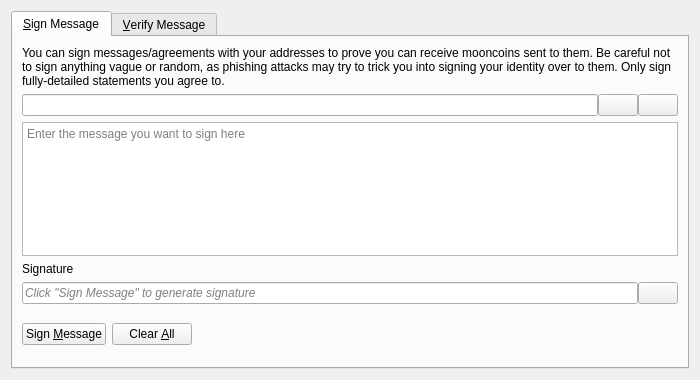
<?xml version="1.0" encoding="UTF-8"?>
<ui version="4.0">
 <class>SignVerifyMessageDialog</class>
 <widget class="QDialog" name="SignVerifyMessageDialog">
  <property name="geometry">
   <rect>
    <x>0</x>
    <y>0</y>
    <width>700</width>
    <height>380</height>
   </rect>
  </property>
  <property name="windowTitle">
   <string>Signatures - Sign / Verify a Message</string>
  </property>
  <property name="modal">
   <bool>true</bool>
  </property>
  <layout class="QVBoxLayout" name="verticalLayout">
   <item>
    <widget class="QTabWidget" name="tabWidget">
     <property name="currentIndex">
      <number>0</number>
     </property>
     <widget class="QWidget" name="tabSignMessage">
      <attribute name="title">
       <string>&amp;Sign Message</string>
      </attribute>
      <layout class="QVBoxLayout" name="verticalLayout_SM">
       <item>
        <widget class="QLabel" name="infoLabel_SM">
         <property name="text">
          <string>You can sign messages/agreements with your addresses to prove you can receive mooncoins sent to them. Be careful not to sign anything vague or random, as phishing attacks may try to trick you into signing your identity over to them. Only sign fully-detailed statements you agree to.</string>
         </property>
         <property name="textFormat">
          <enum>Qt::PlainText</enum>
         </property>
         <property name="wordWrap">
          <bool>true</bool>
         </property>
        </widget>
       </item>
       <item>
        <layout class="QHBoxLayout" name="horizontalLayout_1_SM">
         <property name="spacing">
          <number>0</number>
         </property>
         <item>
          <widget class="QValidatedLineEdit" name="addressIn_SM">
           <property name="toolTip">
            <string>The Mooncoin address to sign the message with</string>
           </property>
          </widget>
         </item>
         <item>
          <widget class="QPushButton" name="addressBookButton_SM">
           <property name="toolTip">
            <string>Choose previously used address</string>
           </property>
           <property name="text">
            <string/>
           </property>
           <property name="icon">
            <iconset resource="../bitcoin.qrc">
             <normaloff>:/icons/address-book</normaloff>:/icons/address-book</iconset>
           </property>
           <property name="shortcut">
            <string>Alt+A</string>
           </property>
           <property name="autoDefault">
            <bool>false</bool>
           </property>
          </widget>
         </item>
         <item>
          <widget class="QPushButton" name="pasteButton_SM">
           <property name="toolTip">
            <string>Paste address from clipboard</string>
           </property>
           <property name="text">
            <string/>
           </property>
           <property name="icon">
            <iconset resource="../bitcoin.qrc">
             <normaloff>:/icons/editpaste</normaloff>:/icons/editpaste</iconset>
           </property>
           <property name="shortcut">
            <string>Alt+P</string>
           </property>
           <property name="autoDefault">
            <bool>false</bool>
           </property>
          </widget>
         </item>
        </layout>
       </item>
       <item>
        <widget class="QPlainTextEdit" name="messageIn_SM">
         <property name="toolTip">
          <string>Enter the message you want to sign here</string>
         </property>
         <property name="placeholderText">
          <string>Enter the message you want to sign here</string>
         </property>
        </widget>
       </item>
       <item>
        <widget class="QLabel" name="signatureLabel_SM">
         <property name="text">
          <string>Signature</string>
         </property>
         <property name="textFormat">
          <enum>Qt::PlainText</enum>
         </property>
        </widget>
       </item>
       <item>
        <layout class="QHBoxLayout" name="horizontalLayout_2_SM">
         <property name="spacing">
          <number>0</number>
         </property>
         <item>
          <widget class="QLineEdit" name="signatureOut_SM">
           <property name="placeholderText">
            <string>Click "Sign Message" to generate signature</string>
           </property>
           <property name="font">
            <font>
             <italic>true</italic>
            </font>
           </property>
           <property name="readOnly">
            <bool>true</bool>
           </property>
          </widget>
         </item>
         <item>
          <widget class="QPushButton" name="copySignatureButton_SM">
           <property name="toolTip">
            <string>Copy the current signature to the system clipboard</string>
           </property>
           <property name="text">
            <string/>
           </property>
           <property name="icon">
            <iconset resource="../bitcoin.qrc">
             <normaloff>:/icons/editcopy</normaloff>:/icons/editcopy</iconset>
           </property>
           <property name="autoDefault">
            <bool>false</bool>
           </property>
          </widget>
         </item>
        </layout>
       </item>
       <item>
        <layout class="QHBoxLayout" name="horizontalLayout_3_SM">
         <item>
          <widget class="QPushButton" name="signMessageButton_SM">
           <property name="toolTip">
            <string>Sign the message to prove you own this Mooncoin address</string>
           </property>
           <property name="text">
            <string>Sign &amp;Message</string>
           </property>
           <property name="icon">
            <iconset resource="../bitcoin.qrc">
             <normaloff>:/icons/edit</normaloff>:/icons/edit</iconset>
           </property>
           <property name="autoDefault">
            <bool>false</bool>
           </property>
          </widget>
         </item>
         <item>
          <widget class="QPushButton" name="clearButton_SM">
           <property name="toolTip">
            <string>Reset all sign message fields</string>
           </property>
           <property name="text">
            <string>Clear &amp;All</string>
           </property>
           <property name="icon">
            <iconset resource="../bitcoin.qrc">
             <normaloff>:/icons/remove</normaloff>:/icons/remove</iconset>
           </property>
           <property name="autoDefault">
            <bool>false</bool>
           </property>
          </widget>
         </item>
         <item>
          <spacer name="horizontalSpacer_1_SM">
           <property name="orientation">
            <enum>Qt::Horizontal</enum>
           </property>
           <property name="sizeHint" stdset="0">
            <size>
             <width>40</width>
             <height>48</height>
            </size>
           </property>
          </spacer>
         </item>
         <item>
          <widget class="QLabel" name="statusLabel_SM">
           <property name="font">
            <font>
             <weight>75</weight>
             <bold>true</bold>
            </font>
           </property>
           <property name="text">
            <string/>
           </property>
           <property name="wordWrap">
            <bool>true</bool>
           </property>
          </widget>
         </item>
         <item>
          <spacer name="horizontalSpacer_2_SM">
           <property name="orientation">
            <enum>Qt::Horizontal</enum>
           </property>
           <property name="sizeHint" stdset="0">
            <size>
             <width>40</width>
             <height>48</height>
            </size>
           </property>
          </spacer>
         </item>
        </layout>
       </item>
      </layout>
     </widget>
     <widget class="QWidget" name="tabVerifyMessage">
      <attribute name="title">
       <string>&amp;Verify Message</string>
      </attribute>
      <layout class="QVBoxLayout" name="verticalLayout_VM">
       <item>
        <widget class="QLabel" name="infoLabel_VM">
         <property name="text">
          <string>Enter the receiver's address, message (ensure you copy line breaks, spaces, tabs, etc. exactly) and signature below to verify the message. Be careful not to read more into the signature than what is in the signed message itself, to avoid being tricked by a man-in-the-middle attack. Note that this only proves the signing party receives with the address, it cannot prove sendership of any transaction!</string>
         </property>
         <property name="textFormat">
          <enum>Qt::PlainText</enum>
         </property>
         <property name="alignment">
          <set>Qt::AlignLeading|Qt::AlignLeft|Qt::AlignTop</set>
         </property>
         <property name="wordWrap">
          <bool>true</bool>
         </property>
        </widget>
       </item>
       <item>
        <layout class="QHBoxLayout" name="horizontalLayout_1_VM">
         <property name="spacing">
          <number>0</number>
         </property>
         <item>
          <widget class="QValidatedLineEdit" name="addressIn_VM">
           <property name="toolTip">
            <string>The Mooncoin address the message was signed with</string>
           </property>
          </widget>
         </item>
         <item>
          <widget class="QPushButton" name="addressBookButton_VM">
           <property name="toolTip">
            <string>Choose previously used address</string>
           </property>
           <property name="text">
            <string/>
           </property>
           <property name="icon">
            <iconset resource="../bitcoin.qrc">
             <normaloff>:/icons/address-book</normaloff>:/icons/address-book</iconset>
           </property>
           <property name="shortcut">
            <string>Alt+A</string>
           </property>
           <property name="autoDefault">
            <bool>false</bool>
           </property>
          </widget>
         </item>
        </layout>
       </item>
       <item>
        <widget class="QPlainTextEdit" name="messageIn_VM">
          <property name="toolTip">
            <string>The signed message to verify</string>
          </property>
          <property name="placeholderText">
            <string>The signed message to verify</string>
          </property>
        </widget>
       </item>
       <item>
        <widget class="QValidatedLineEdit" name="signatureIn_VM">
          <property name="toolTip">
            <string>The signature given when the message was signed</string>
          </property>
          <property name="placeholderText">
            <string>The signature given when the message was signed</string>
          </property>
        </widget>
       </item>
       <item>
        <layout class="QHBoxLayout" name="horizontalLayout_2_VM">
         <item>
          <widget class="QPushButton" name="verifyMessageButton_VM">
           <property name="toolTip">
            <string>Verify the message to ensure it was signed with the specified Mooncoin address</string>
           </property>
           <property name="text">
            <string>Verify &amp;Message</string>
           </property>
           <property name="icon">
            <iconset resource="../bitcoin.qrc">
             <normaloff>:/icons/transaction_0</normaloff>:/icons/transaction_0</iconset>
           </property>
           <property name="autoDefault">
            <bool>false</bool>
           </property>
          </widget>
         </item>
         <item>
          <widget class="QPushButton" name="clearButton_VM">
           <property name="toolTip">
            <string>Reset all verify message fields</string>
           </property>
           <property name="text">
            <string>Clear &amp;All</string>
           </property>
           <property name="icon">
            <iconset resource="../bitcoin.qrc">
             <normaloff>:/icons/remove</normaloff>:/icons/remove</iconset>
           </property>
           <property name="autoDefault">
            <bool>false</bool>
           </property>
          </widget>
         </item>
         <item>
          <spacer name="horizontalSpacer_1_VM">
           <property name="orientation">
            <enum>Qt::Horizontal</enum>
           </property>
           <property name="sizeHint" stdset="0">
            <size>
             <width>40</width>
             <height>48</height>
            </size>
           </property>
          </spacer>
         </item>
         <item>
          <widget class="QLabel" name="statusLabel_VM">
           <property name="font">
            <font>
             <weight>75</weight>
             <bold>true</bold>
            </font>
           </property>
           <property name="text">
            <string/>
           </property>
           <property name="wordWrap">
            <bool>true</bool>
           </property>
          </widget>
         </item>
         <item>
          <spacer name="horizontalSpacer_2_VM">
           <property name="orientation">
            <enum>Qt::Horizontal</enum>
           </property>
           <property name="sizeHint" stdset="0">
            <size>
             <width>40</width>
             <height>48</height>
            </size>
           </property>
          </spacer>
         </item>
        </layout>
       </item>
      </layout>
     </widget>
    </widget>
   </item>
  </layout>
 </widget>
 <customwidgets>
  <customwidget>
   <class>QValidatedLineEdit</class>
   <extends>QLineEdit</extends>
   <header>qt/qvalidatedlineedit.h</header>
  </customwidget>
 </customwidgets>
 <resources>
  <include location="../bitcoin.qrc"/>
 </resources>
 <connections/>
</ui>
